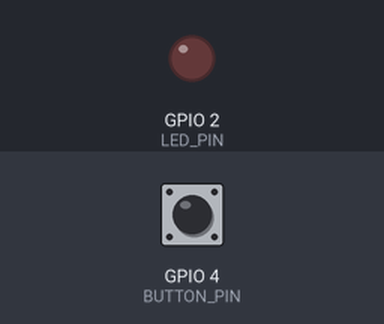
This program was run on a simulated ESP32. On the bench: output pins drawn as LEDs (lit = HIGH). Inputs (shaded band) come from the test bench; at power-on: GPIO 4 (BUTTON_PIN) HIGH. What the program prints to the serial monitor is not drawn.

Above: at 1.4 s.
1.5 s: GPIO 4 (BUTTON_PIN) pulled LOW for 0.15 s
At 1.57 s:
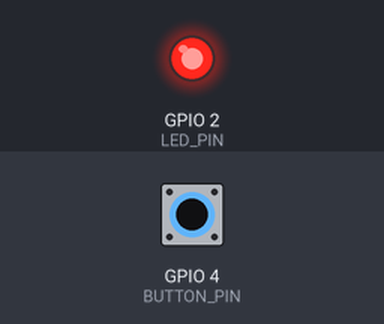
3.1 s: GPIO 4 (BUTTON_PIN) pulled LOW for 3.2 s
At 6.6 s:
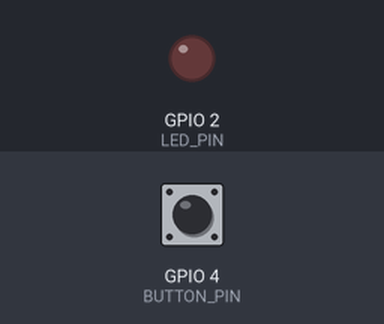
Timing chart, 0 to 8.1 s (numbered marks = the images above; inputs shaded):
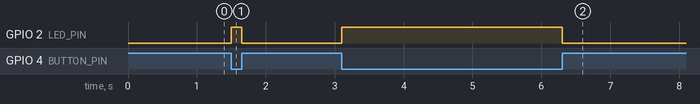

The program:

main.cpp
```cpp
#include <Arduino.h>

#define BUTTON_PIN 4
#define LED_PIN    2

volatile uint32_t isrCount = 0;

void IRAM_ATTR handleInterrupt() {
  isrCount++;
}

void setup() {
  Serial.begin(115200);
  delay(200);
  Serial.println("=== BAI 2 - VD1: Quan sat hien tuong nay phim (KHONG chong doi) ===");
  Serial.println("Nhan nut 1 lan va xem isrCount tang bao nhieu don vi.");

  pinMode(BUTTON_PIN, INPUT_PULLUP);
  pinMode(LED_PIN, OUTPUT);

  attachInterrupt(digitalPinToInterrupt(BUTTON_PIN), handleInterrupt, FALLING);
}

void loop() {

  int pinState = digitalRead(BUTTON_PIN);

  digitalWrite(LED_PIN, pinState == LOW ? HIGH : LOW);

  Serial.print(">pinState:");
  Serial.println(pinState);
  Serial.print(">isrCount:");
  Serial.println(isrCount);

  delay(2);
}
```

Measured:
- after the input at 1.5 s, GPIO 2 (LED_PIN): LOW → HIGH at once, → LOW 0.15 s later
- after the input at 3.1 s, GPIO 2 (LED_PIN): LOW → HIGH at once, → LOW 3.2 s later
